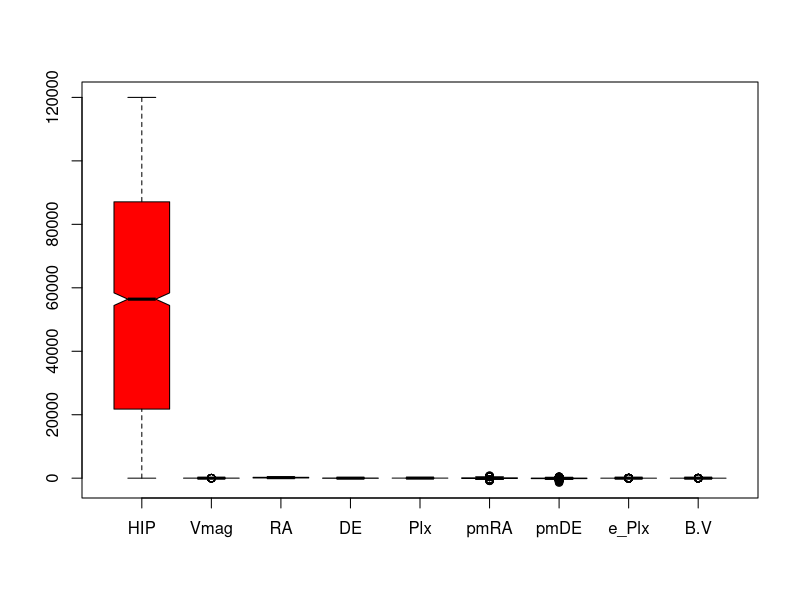
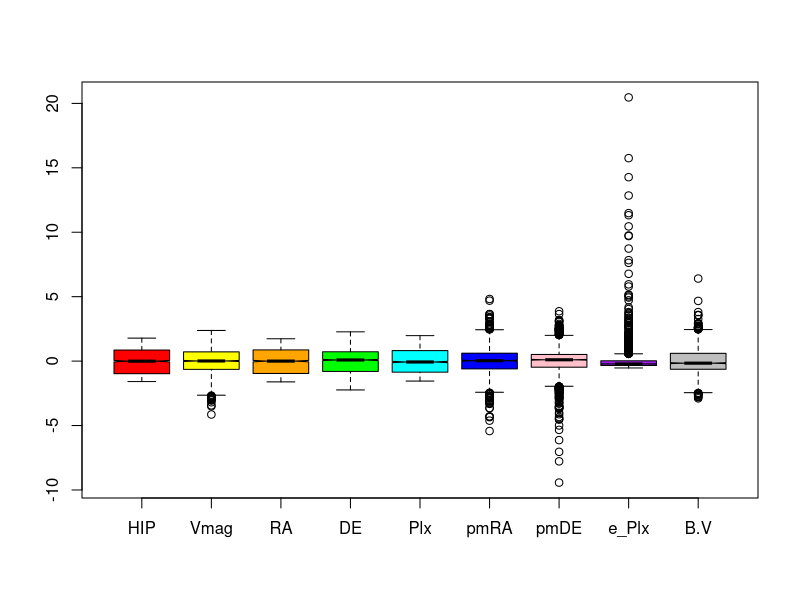
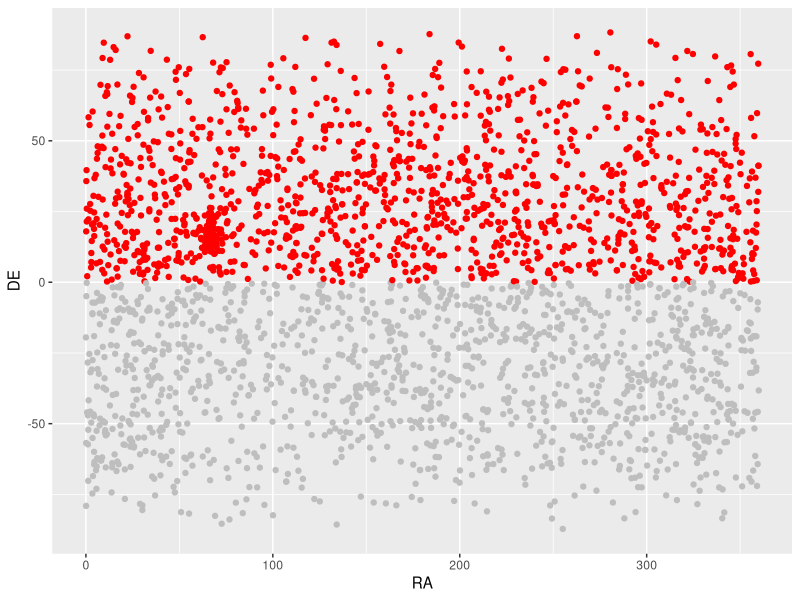
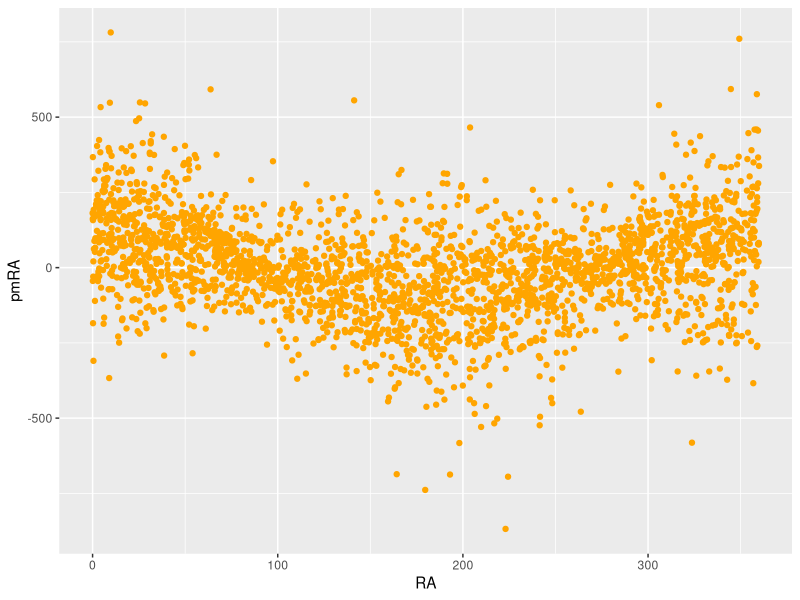
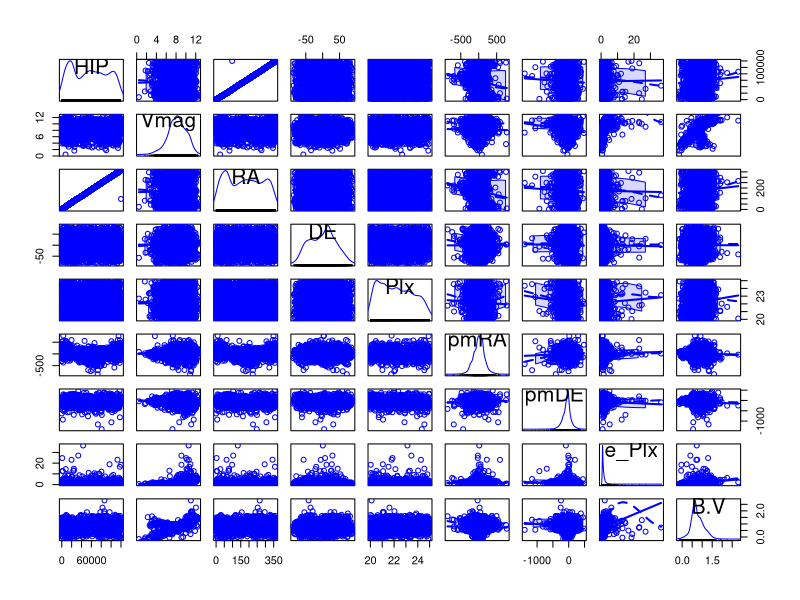
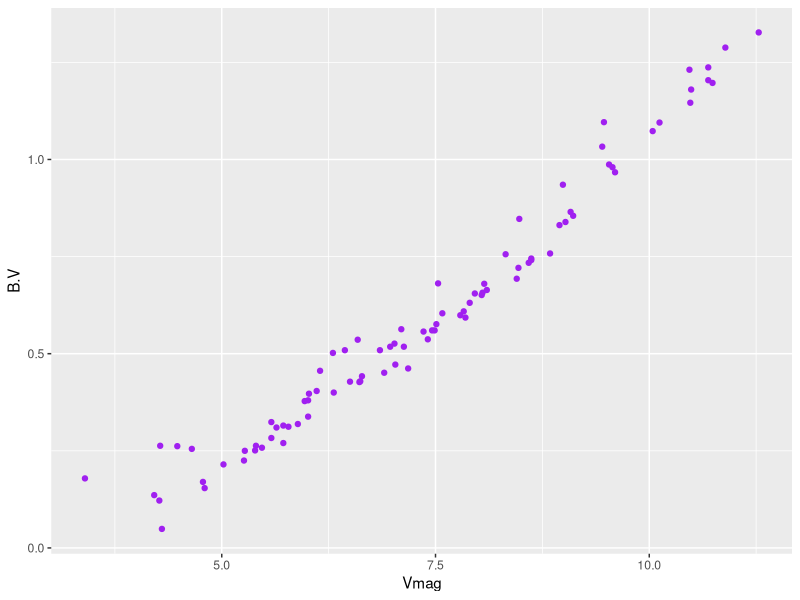

These figures' R source, in order:
## ---- chunk 1
knitr::opts_chunk$set(echo = TRUE)
## ---- chunk 2
# Descargamos el dataset obteniendo la cabecera y normalizando el tamaño de las filas
#hip<-read.table("https://astrostatistics.psu.edu/datasets/HIP_star.dat", header=T, fill=T)
hip<-read.table("HIP_star.dat", header=T, fill=T)
# Dimensión
dim(hip)
# Nombre de las columnas
colnames(hip)
# Tipos de datos
str(hip)
## ---- chunk 3
apply(hip, 2, mean)
apply(hip, 2, median)
apply(hip, 2, mode)
## ---- chunk 4
apply(hip, 2, range)
## ---- chunk 5
var(hip$RA)
sd(hip$RA)
mad(hip$RA)
## ---- chunk 6
f = function(x) c(median(x), mad(x))  
# Cálculo de la mediana y su desviación absoluta a partir de la 3ª columna
f(hip[,3])
## ---- chunk 7
library(dplyr)
c(hip$RA %>% median(), hip$RA %>% mad())
## ---- chunk 8
apply(hip, 2, f)
## ---- chunk 9
quantile(hip$RA, probs=seq(0.1, 0.5, 0.4))
## ---- chunk 10
quantile(hip$RA, probs=seq(0.25, 1.0, 0.25))
## ---- chunk 11
hip_summ<-summary(hip$RA)
hip_summ
# Cálculo de IQR a partir de Q3-Q1
as.numeric(hip_summ[5]) - as.numeric(hip_summ[2])
## ---- chunk 12
hasNA = function(x) any(is.na(x)) 
apply(hip, 2, hasNA)   
## ---- chunk 13
min(hip$B.V)
min(hip$B.V, na.rm = TRUE)
## ---- chunk 14
hip_nan = na.omit(hip)
# Suma de valores perdidos del dataset = 0
sum(is.na(hip_nan))
# Dimensiones del nuevo dataset sin NA
dim(hip_nan)
min(hip_nan$B.V)
## ---- chunk 15
# Medias con el conjunto original
apply(hip, 2, mean)

# Medias con el conjunto original ignorando los NA para cada columna
apply(hip, 2, function(x) mean(x, na.rm=TRUE))
## ---- chunk 16
# Diagrama de cajas del conjunto original
var_colors<-c("red", "yellow", "orange", "green", "cyan", "blue", "pink", "purple", "gray")
boxplot(hip, notch=TRUE, col=var_colors)

# Escalamos y centramos los datos
scaled_hip<-scale(hip)
# Diagrama de cajas con los datos normalizados
boxplot(scaled_hip, notch=TRUE, col=var_colors)
## ---- chunk 17
library(ggplot2)
ggplot(hip, aes(x=RA, y=DE)) + geom_point(color=ifelse(hip$DE > 0,'red','gray'))
## ---- chunk 18
library(ggplot2)
ggplot(hip, aes(x=RA, y=pmRA)) + geom_point(color="orange")
## ---- chunk 19
library(car)
scatterplotMatrix(hip)
## ---- chunk 20
attach(hip)
hyades<-hip %>% filter(RA > 50 & RA < 100) %>% filter(DE > 0 & DE < 25) %>% filter(pmRA > 90 & pmRA < 130) %>% filter(pmDE > -60 & pmDE < -10) %>% filter(e_Plx < 5) %>% filter(Vmag > 4 | B.V < 0.2)
# Dimensiones del nuevo dataset
dim(hyades)
# Diagrama de puntos entre Vmag y B.V
ggplot(hyades, aes(x=Vmag, y=B.V)) + geom_point(color="purple")
